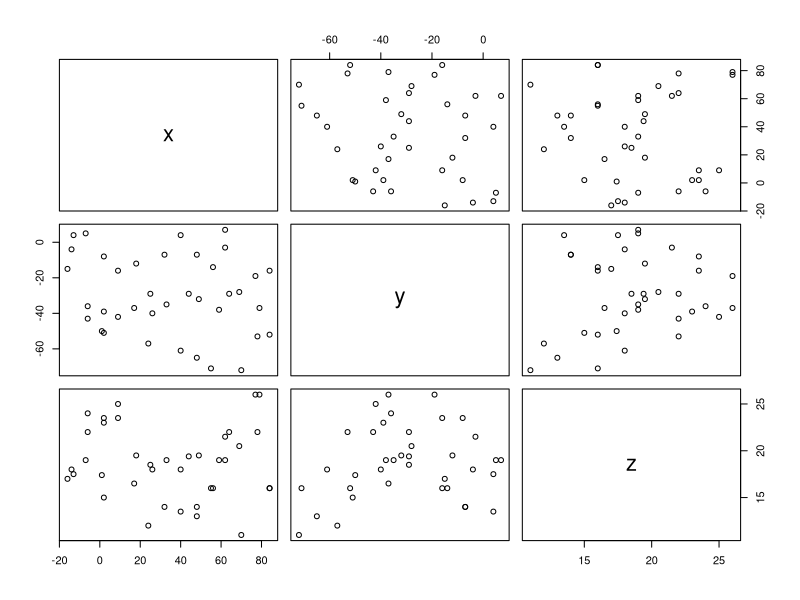

Write R code to recreate this figure.
library(quantreg)


### Name: CobarOre
### Title: Cobar Ore data
### Aliases: CobarOre
### Keywords: datasets

### ** Examples

data(CobarOre)
plot(CobarOre)
